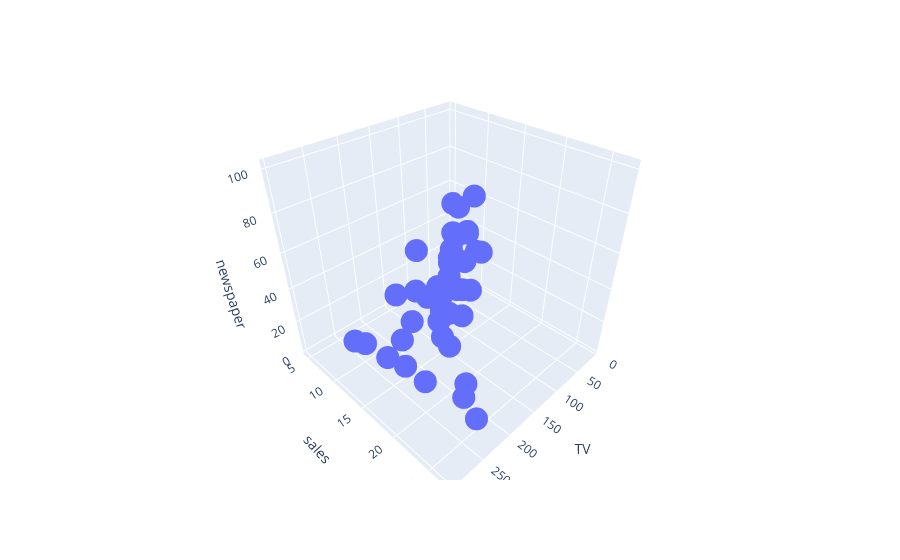

The notebook cell this image was saved under:
### Code cell
import plotly.express as px

fig = px.scatter_3d(test, x='TV', y='sales', z='newspaper')
fig.show()

### Figure 1 — Plotly figure (JSON) as saved in the notebook; plotly's stock layout.template omitted (floating-point values rounded to 4 significant figures)
{"data": [{"hovertemplate": "TV=%{x}<br>sales=%{y}<br>newspaper=%{z}<extra></extra>", "legendgroup": "", "marker": {"color": "#636efa", "symbol": "circle"}, "mode": "markers", "name": "", "scene": "scene", "showlegend": false, "type": "scatter3d", "x": [44.5, 120.2, 8.6, 218.4, 13.2, 262.9, 292.9, 74.7, 199.8, 136.2, 53.5, 261.3, 102.7, 237.4, 109.8, 26.8, 116, 76.3, 197.6, 296.4, 75.1, 18.8, 220.3, 59.6, 219.8, 36.9, 273.7, 184.9, 73.4, 193.7, 220.5, 96.2, 240.1, 93.9, 149.8, 276.9, 276.7, 39.5, 17.2, 94.2], "y": [10.4, 13.2, 4.8, 18, 5.6, 12, 21.4, 14.7, 11.4, 13.2, 8.1, 24.2, 14, 18.9, 12.4, 8.8, 11, 12, 11.7, 23.8, 12.6, 7, 24.7, 9.7, 19.6, 10.8, 20.8, 20.7, 10.9, 19.2, 20.1, 11.4, 13.2, 15.3, 10.1, 27, 11.8, 10.8, 5.9, 9.7], "z": [45.1, 11.6, 1, 53.4, 49.6, 19.5, 43.2, 45.7, 34.6, 16.6, 21.4, 54.7, 8.4, 11, 31.7, 19.3, 23.1, 16, 5.9, 100.9, 52.7, 50.4, 3.2, 43.1, 45.1, 65.6, 59.7, 1.7, 12.9, 75.6, 37.9, 38.9, 8.7, 50.5, 24.3, 41.8, 23.7, 5.8, 31.6, 8.1]}], "layout": {"legend": {"tracegroupgap": 0}, "margin": {"t": 60}, "scene": {"domain": {"x": [0, 1], "y": [0, 1]}, "xaxis": {"title": {"text": "TV"}}, "yaxis": {"title": {"text": "sales"}}, "zaxis": {"title": {"text": "newspaper"}}}}}
